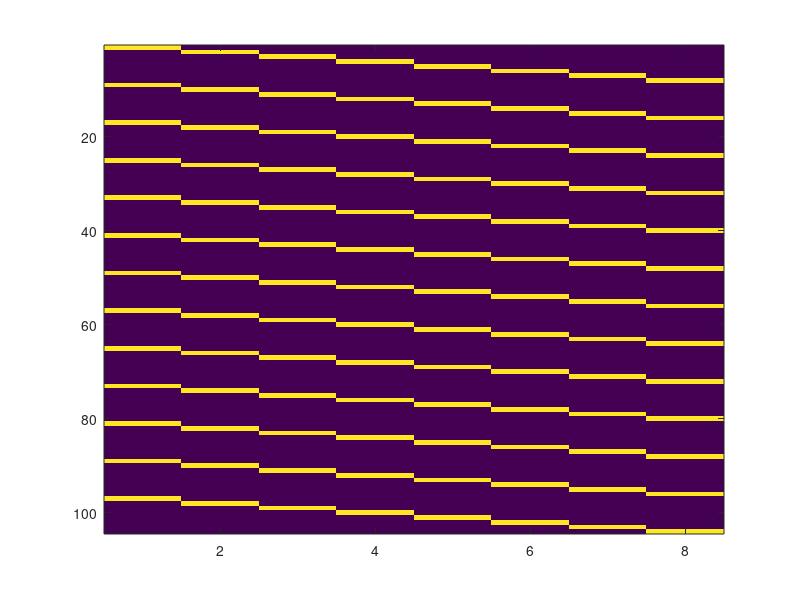
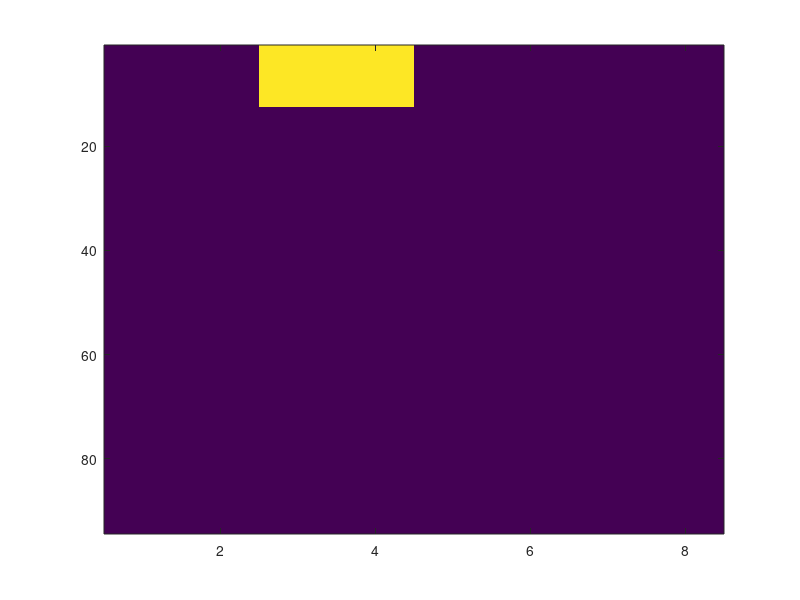
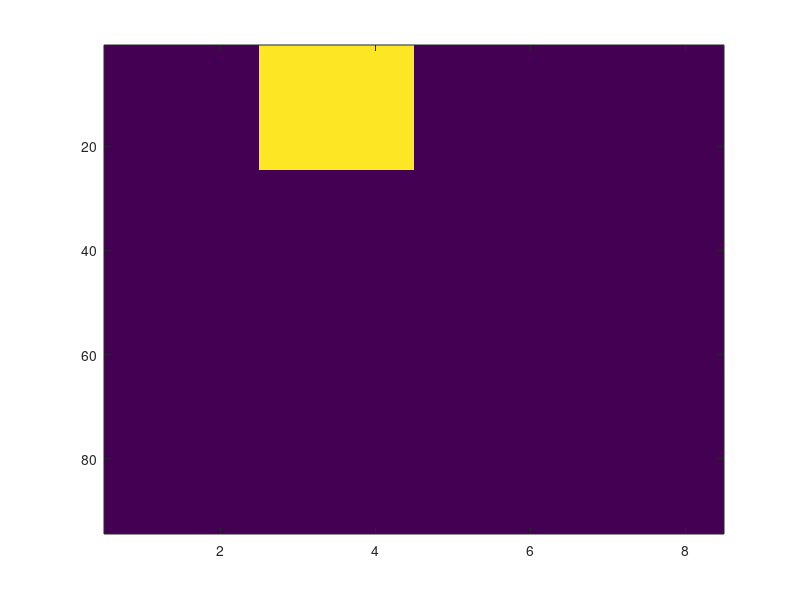
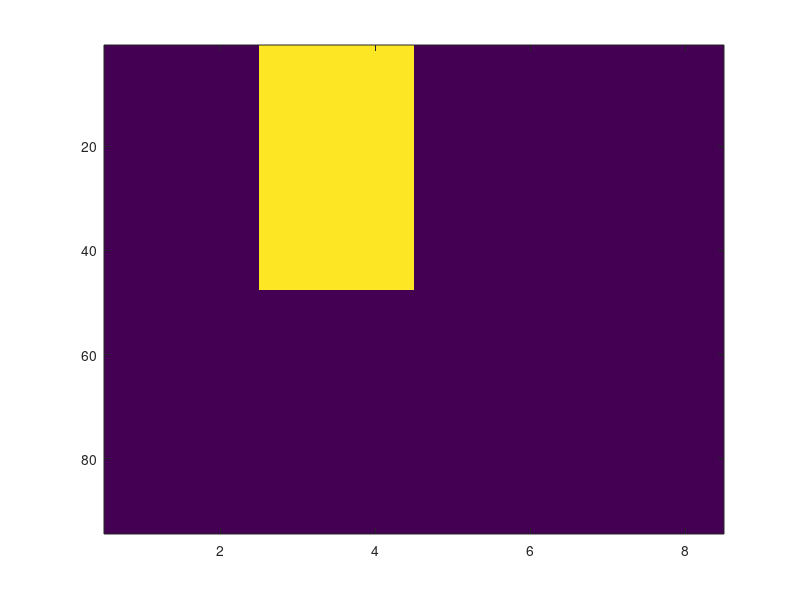

Here is the MATLAB script that generated these plots, in order:


% create space-time matrix corresponding to the stimuli used in the Duty
% Cycle experiment
stimWidth = 8;

% try a moving stim with same dim as the real stim
% timeLength=1504ms = 2 left-right cycles in motion
small = diag(ones(1,stimWidth));
stim=[];
while length(stim)<100
    stim = [stim;small];
end
figure;imagesc(stim)
save('test','stim')


% STATIC conditions
totalCycle = [8/85 16/85 32/85]; % in Hz this is the onset of the single stimulus
onTime = [1/8 2/8 4/8 6/8 7/8];
% timeLength = round(32/85*1000);
minTotDuration = 6*32/85; % same as in the rating experiment
condition = 0;
for tc=1:length(totalCycle)
    for ot = 1:length(onTime)
        fullcycle = [];
        condition = condition+1;
        stimON = round(onTime(ot)*totalCycle(tc)*1000);
        stimOFF = round(totalCycle(tc)*1000 - stimON);
        cycle = [repmat(1,stimON,1); repmat(0,stimOFF,1)];
        while length(fullcycle)<minTotDuration
            fullcycle = [fullcycle;cycle];
        end
        stim = zeros(length(fullcycle),stimWidth);
        stim(:,3) = fullcycle;
        stim(:,4) = fullcycle;
        figure;imagesc(stim)
        save(['static' num2str(condition,'%.2d') '.mat'],'stim');
    end
end


% MOTION conditions
totalCycle = [8/85 16/85 32/85]; 
onTime = [1/8 2/8 4/8 6/8 7/8];
% timeLength = round(32/85*1000);
minTotDuration = 6*32/85;
condition = 0;
for tc=1:length(totalCycle)
    for ot = 1:length(onTime)
        fullcycleR = []; fullcycleL = [];
        condition = condition+1;
        stimON = round(onTime(ot)*totalCycle(tc)*1000);
        stimOFF = round(totalCycle(tc)*1000 - stimON);
        cycleRight = [repmat(1,stimON,1); repmat(0,stimOFF,1); repmat(0,round(totalCycle(tc)*1000),1)];
        cycleLeft = [repmat(0,round(totalCycle(tc)*1000),1);repmat(1,stimON,1); repmat(0,stimOFF,1)];
        while length(fullcycleL)<minTotDuration
            fullcycleL = [fullcycleL;cycleLeft];
            fullcycleR = [fullcycleR;cycleRight];
        end
        stim = zeros(length(fullcycleL),stimWidth);
        stim(:,3) = fullcycleL;
        stim(:,4) = fullcycleL;
        stim(:,6) = fullcycleR;
        stim(:,7) = fullcycleR;
        figure;imagesc(stim)
%         save(['motion' num2str(condition,'%.2d') '.mat'],'stim');
    end
end
% conditions 1,2,4,5,6,10,12,14 were not presented in the experiment